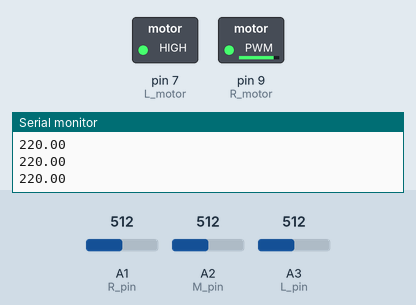
Simulated run of this sketch. Board: Arduino Uno, built with avr-gcc and run on an emulated ATmega328P. On the bench: switched loads named in the sketch (green lamp = pin HIGH), the last lines printed to the serial monitor. The test bench sets the inputs (shaded band); at power-on: A1 (R_pin) = 512, A2 (M_pin) = 512, A3 (L_pin) = 512.

Above: at 1.2 s.
1.3 s: A1 (R_pin) set to 716
At 1.9 s:
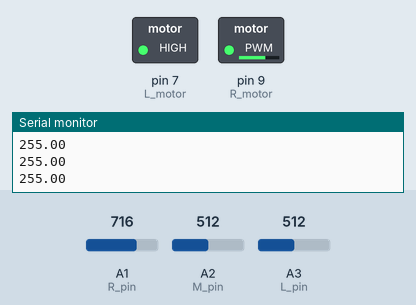
2.8 s: A2 (M_pin) set to 716
At 4.0 s:
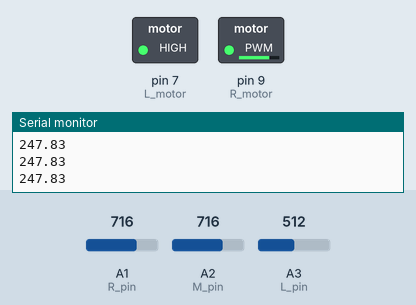
4.3 s: A3 (L_pin) set to 716
At 5.2 s:
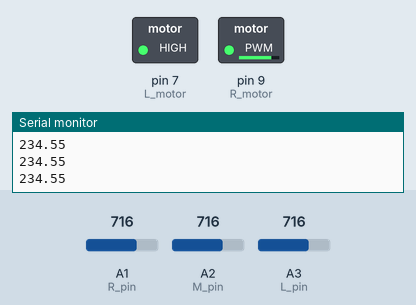
5.8 s: A3 (L_pin) set to 511
At 6.6 s:
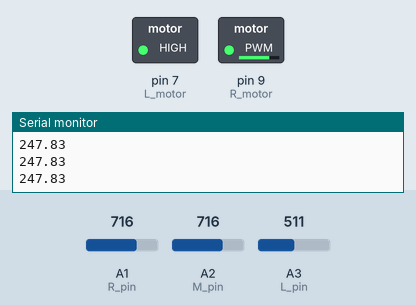
7.3 s: A1 (R_pin) set to 511
At 7.6 s:
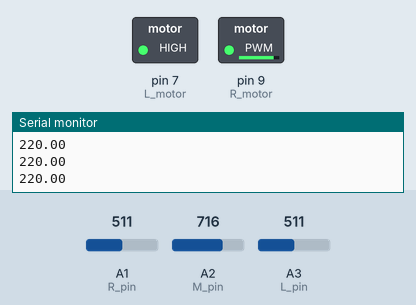
Timing chart, 0 to 9.8 s (numbered marks = the images above; inputs shaded):
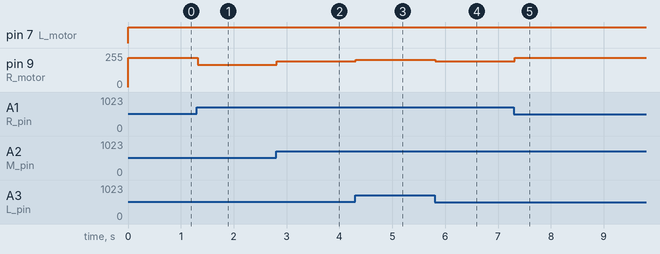

Measured:
- after the input at 1.3 s, pin 9 (R_motor): 220/255 → 167/255 at once
- after the input at 2.8 s, pin 9 (R_motor): 167/255 → 192/255 at once
- after the input at 4.3 s, pin 9 (R_motor): 192/255 → 205/255 at once
- after the input at 5.8 s, pin 9 (R_motor): 205/255 → 192/255 at once
- after the input at 7.3 s, pin 9 (R_motor): 192/255 → 220/255 at once

The sketch:

PID_Line_following_bot.ino
```cpp
float kp = 70.0;
float ki = 0.0;
float kd = 0.0;

const int L_pin = A3;
const int M_pin = A2;
const int R_pin = A1;

const int L_motor = 7;
const int R_motor = 9;
int ave = 220;

const float L_white = 675.0, L_black = 980.0; // A3
const float M_white = 452.0, M_black = 964.0; // A2
const float R_white = 585.0, R_black = 970.0; // A1

unsigned long prev_time = 0;
unsigned long now = 0;

float error = 0, lastError = 0, integral = 0;
float correction;

void setup() {
  // put your setup code here, to run once:
  pinMode(L_pin, INPUT);
  pinMode(M_pin, INPUT);
  pinMode(R_pin, INPUT);
  pinMode(L_motor, OUTPUT);
  pinMode(R_motor, OUTPUT);
  prev_time = millis();
  Serial.begin(9600);
}

void loop() {
  // put your main code here, to run repeatedly:
  float L = constrain((analogRead(L_pin) - L_white)/(L_black-L_white),0.0,1.0);//A3
  float M = constrain((analogRead(M_pin) - M_white)/(M_black-M_white),0.0,1.0);//A2
  float R = constrain((analogRead(R_pin) - R_white)/(R_black-R_white),0.0,1.0);//A1
  float sum = L + M + R;

  now = millis();
  float dt = (now - prev_time) / 1000.0;

  if (sum > 0.0) {
   error = (R - L) / sum;
  } else {
    error = lastError;  // Prevents divide 0 when all sensor read 0
  }
  if (dt > 0.0) {
    float de = error - lastError;
    float diff = de / dt;
    integral += error * dt;
    integral = constrain(integral, -50.0, 50.0);
    correction = (kp * error) + (ki * integral) + (kd * diff);
  }
  lastError = error;
  prev_time = now;
  Serial.println(constrain((ave + correction), 0, 255));
  analogWrite(L_motor, constrain((ave + correction), 0, 255));
  analogWrite(R_motor, constrain((ave - correction), 0, 255));
}
```
